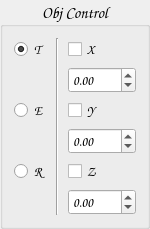
       <widget class="QGroupBox" name="groupBox_3">
        <property name="maximumSize">
         <size>
          <width>150</width>
          <height>16777215</height>
         </size>
        </property>
        <property name="font">
         <font>
          <family>Comic Sans MS</family>
          <pointsize>12</pointsize>
          <weight>75</weight>
          <bold>true</bold>
         </font>
        </property>
        <property name="title">
         <string>Obj Control</string>
        </property>
        <property name="alignment">
         <set>Qt::AlignCenter</set>
        </property>
        <layout class="QGridLayout" name="gridLayout_4">
         <item row="3" column="5">
          <widget class="QDoubleSpinBox" name="x_doubleSpinBox">
           <property name="font">
            <font>
             <pointsize>10</pointsize>
             <weight>50</weight>
             <bold>false</bold>
            </font>
           </property>
           <property name="decimals">
            <number>2</number>
           </property>
           <property name="minimum">
            <double>-9999.000000000000000</double>
           </property>
           <property name="maximum">
            <double>9999.000000000000000</double>
           </property>
           <property name="singleStep">
            <double>1.000000000000000</double>
           </property>
          </widget>
         </item>
         <item row="7" column="5">
          <widget class="QDoubleSpinBox" name="z_doubleSpinBox">
           <property name="font">
            <font>
             <pointsize>10</pointsize>
             <weight>50</weight>
             <bold>false</bold>
            </font>
           </property>
           <property name="decimals">
            <number>2</number>
           </property>
           <property name="minimum">
            <double>-9999.000000000000000</double>
           </property>
           <property name="maximum">
            <double>9999.000000000000000</double>
           </property>
           <property name="singleStep">
            <double>1.000000000000000</double>
           </property>
          </widget>
         </item>
         <item row="6" column="5">
          <widget class="QCheckBox" name="do_z_checkBox">
           <property name="font">
            <font>
             <pointsize>10</pointsize>
             <weight>50</weight>
             <bold>false</bold>
            </font>
           </property>
           <property name="text">
            <string>Z</string>
           </property>
          </widget>
         </item>
         <item row="4" column="5">
          <widget class="QCheckBox" name="do_y_checkBox">
           <property name="font">
            <font>
             <pointsize>10</pointsize>
             <weight>50</weight>
             <bold>false</bold>
            </font>
           </property>
           <property name="text">
            <string>Y</string>
           </property>
          </widget>
         </item>
         <item row="4" column="2">
          <widget class="QRadioButton" name="scale_radioButton">
           <property name="font">
            <font>
             <pointsize>10</pointsize>
             <weight>50</weight>
             <bold>false</bold>
            </font>
           </property>
           <property name="text">
            <string>E</string>
           </property>
           <property name="checked">
            <bool>false</bool>
           </property>
          </widget>
         </item>
         <item row="2" column="5">
          <widget class="QCheckBox" name="do_x_checkBox">
           <property name="font">
            <font>
             <pointsize>10</pointsize>
             <weight>50</weight>
             <bold>false</bold>
            </font>
           </property>
           <property name="text">
            <string>X</string>
           </property>
           <property name="shortcut">
            <string/>
           </property>
          </widget>
         </item>
         <item row="5" column="5">
          <widget class="QDoubleSpinBox" name="y_doubleSpinBox">
           <property name="font">
            <font>
             <pointsize>10</pointsize>
             <weight>50</weight>
             <bold>false</bold>
            </font>
           </property>
           <property name="decimals">
            <number>2</number>
           </property>
           <property name="minimum">
            <double>-9999.000000000000000</double>
           </property>
           <property name="maximum">
            <double>9999.000000000000000</double>
           </property>
           <property name="singleStep">
            <double>1.000000000000000</double>
           </property>
          </widget>
         </item>
         <item row="6" column="2">
          <widget class="QRadioButton" name="rotate_radioButton">
           <property name="font">
            <font>
             <pointsize>10</pointsize>
             <weight>50</weight>
             <bold>false</bold>
            </font>
           </property>
           <property name="text">
            <string>R</string>
           </property>
          </widget>
         </item>
         <item row="2" column="3" rowspan="6" colspan="2">
          <widget class="Line" name="line">
           <property name="orientation">
            <enum>Qt::Vertical</enum>
           </property>
          </widget>
         </item>
         <item row="2" column="2">
          <widget class="QRadioButton" name="move_radioButton">
           <property name="font">
            <font>
             <pointsize>10</pointsize>
             <weight>50</weight>
             <bold>false</bold>
            </font>
           </property>
           <property name="text">
            <string>T</string>
           </property>
           <property name="checked">
            <bool>true</bool>
           </property>
          </widget>
         </item>
        </layout>
       </widget>
